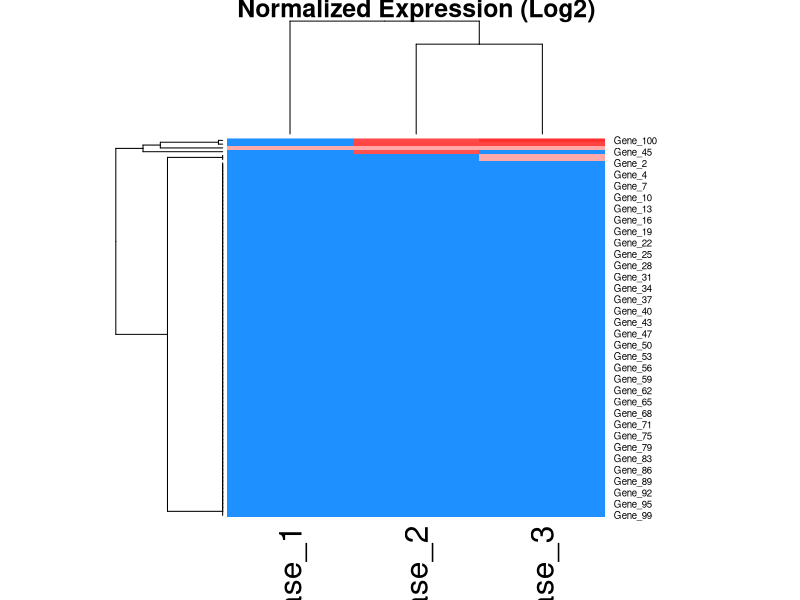

The R source for this figure:
# Generating data
set.seed(42)

sun <- sample(10:30, 1000, replace = T)
height <- 10 + 2*sun + rnorm(1000, sd = 10)

# 1. Average growth of plants that received more than 25 days of sunshine
mean_high_sun <- mean(height[sun > 25])
print(paste("Mean height (>25 sun):", mean_high_sun))

# 2. Average plant growth (15 to 25 sunny days)
mean_mid_sun <- mean(height[sun > 15 & sun < 25])
print(paste("Mean height (15 < sun < 25):", mean_mid_sun))


consensuses <- c("TGGCTATTTTCA", "CATTTACCAGTCGCTGCT", "GGCCCCGTCGAACTTAAA", 
                 "TGGCGCACCGGACAGTCCGGTGCACACCGGACAGTCCGGTG", "GTGTTTGGTT", "TCTCTTCAATGCCAT", 
                 "CGTCGCGCGACGAAGCGC", "CTCGGCCCGCTCC", "CACCGGACAGTCC", "CCGGACGGTCCGCG", 
                 "CGTTCGCGAGTGTCGC", "TCATCGTTACTATTCATCAT", "TGTGGGTACCTAA", 
                 "CGTGCTGTGTCGC", "TTATCTCATTAT", "GAGCCAACGGTCGG", "GGTCACTTAGACC", 
                 "CGGTCTATGTGACC", "CGTCGCGCGACGAAGCGC", "GTTATGCTATT", "GGTACAGGTTTGGG", 
                 "ACAAAAATCCAG", "ACAAAAATCCAG", "CGCGAACAACG", "ACCGGACAGTCCG", 
                 "TACACAGGGCTC", "GCGGAGGTCGT", "TACTCTGATTTT", "GGTCTAAGTGACC", 
                 "ATGGGTTTGGGCAA", "CTCAAGATGAGGA", "GGGGTCGGGCGAGG", "ATTTGCTTGCTAAG", 
                 "CTCGGGCGAGGCG", "GGTCTAAGTGACC", "CAAAGCAGCTAGCC", "GCCGAGGCCTCGGG", 
                 "GGCTCGTTAAGCT", "TTTTAAATACTA", "GGCTCGTTAAGCT", "TGCGAAGGCTGCC", 
                 "TTTTTAGCTCTT", "TTTTGTAAAACA", "CCATAACCGTACCC", "GAGGGTGCCTCGGGC", 
                 "CGCCTCGCCCGACCCC", "ATAATACTGCATA", "CGAGTCCGAGCCC", "CGGACCGTCCG", 
                 "CGGACCGTCCG", "CTCGCTCGAGGCC", "CGGACCGTCCG", "GATCAAGAGAAAGA", 
                 "AGATATAGAGGAT", "AGATAAGGGAGAAACCA", "ACCCGTATCCGA", "AAGGTCCAGTTCC", 
                 "TGGCGCACCGGACA", "CGGACAGTCCG", "CAACAAAGATGTC", "CCTTAGCAATTAA", 
                 "TTGGGGTCGAG", "GAGTCCGAGCCC", "GGTCTAAGTGACC", "TGTCGTGGCTGTCG", 
                 "CGGACCGTCCG", "ATATCCGAAATCTG", "GACTATTTGGAG", "GCACTCGGCAAAG", 
                 "GCACTCGGCAAAG", "GGGCGGCCGAGC", "GGGCGGCCGAGC", "GGGCGGCCGAGC", 
                 "TTGCTAAGGTT", "GGGCCTCGGGCGAG", "TCTCGTCTCGCCCGAG", "GGGCGGCCGAGC", 
                 "GGCCGGACGGTCC", "GGCCGGACGGTCC", "AACATTAAGTTATT", "GGCCGGACGGTCC", 
                 "AACATTAAGTTATT", "GCCGGACCGTCCG", "CTTTGCCGAGTGCC", "GCGGACCGTCCGG", 
                 "GGTGGCGGCGA", "GGGCTCGGACTC", "CAAGAAGATGA", "ATCTAGGGTTT", 
                 "GCTGAAGCCGAA", "ATCTAGGGTTT", "CGAGTCCGAGCCC", "CGAGTCCGAGCCC", 
                 "ATAGCTAATAGTTA", "GTTGGTTGCTAAA", "ATTTGCTTGCTAAG", "CAAATAAATCTT", 
                 "ATAAGACAAGAAC", "ACGACAAGAAG", "ATTTGCTTGCTAAG", "ATGCCAAATCTGG", 
                 "AGCTCGGCGCCAAG", "ACAGGGCTCAAGC", "GCACCCTCGGC", "CCGCGTCCTTC", 
                 "GCGGACCGTCCGG", "ACGACAAGAAG", "ACGACAAGAAG", "AATGATGAAGG", 
                 "CGCCTCGCCCGAG", "TTTGCCGAGTG", "TTTGTCGAGTGTC", "TTTGTCGAGTGTC", 
                 "GATTAAATAATC", "TCAATTGGTATCT", "TGCTCTCTATT", "GGTCTTAGTGACC", 
                 "CGGACGGTCCGGCC", "ACCAAACTGAA", "CTCAAGATGAGGA", "GGTCTTAGTGACC", 
                 "CGGACGGTCCGGCC", "CGTCGCGCGACGAAGCGC", "TTTAATTGCTAAG", "GCGGCATGCAACC", 
                 "CTTCTTGTAGT", "GGTCTAAGTGACC", "ACTGTCCGGTG", "GGTCACTTAGACC", 
                 "ACTGTCCGGTG", "CGGACTGTCCGC", "ATGAAACTAATGG", "ACTGTCCGGTG", 
                 "CTCAAGATGAGGA", "CGCGGACCGTCCG", "TCGGCCGCCCC", "CTTTGCCGAGTGCC", 
                 "CGGACCGTCCGC", "CTTTGCCGAGTGCC", "GCTCGGCCGCC", "ACATTAAAATTT", 
                 "GCTCAAAAGACT", "CTTCAGGAAAACT", "GCTCAAAAGACT", "CGGACCGTTCG", 
                 "CGGACCGTTCG", "GGGAGCTGCGAA", "GCGGACGGTCCG", "CCAACAGTCGCC", 
                 "GCTGATGCTGCCT", "AAATTCTCTCC", "CCGGACGGTCCGC", "AGTATGTTTTAG", 
                 "GTTGTGGCAATA", "CGGACGGTCCGCA", "ATGATGAATTTATA", "CTCCGCTTCGCCCGACCC", 
                 "CGGACCGTCCGCC", "CGGACCGTCCG", "TTTAATTGCTAAG", "TACCCGTATCCG", 
                 "AAAATGTCTAATAT", "CTCCGACGGCCACG", "CGGACGGTCCGC", "CTCCGACGGCCACGAC", 
                 "CGGACCATCCG", "GCCTCGGGCGAG", "GAGGTCGAGTCC", "GCAGGGGCGGC", 
                 "GCAGGGGCGGC", "GCGTGGGGCGGAGG", "CGGACAGTCCGCA", "TCCTCCTCTTGAG", 
                 "TGAGCAGCCAAT", "GCCCAGCCCGA", "CCCGGACGGTCC", "CCCAGCCGCCGGC", 
                 "CTCCGCTTCGCCCGACCC", "TCTCTATTATACAAGTAGCA", "GAAATTCGGTGT", 
                 "TTGCTAGCTAAGA", "GGTGAAGATGTTG", "TGGCGCACCGGACA", "TCGGGGCCGCGC", 
                 "TCGGGGCCGCGC", "GGACGGGCAGCCT", "CTCGGGCGAGGCG", "GAGCCGCCGGGG", 
                 "CCGGCCCGTTTAGCCCGCT", "TCTTATCTAA", "CGGACCGTCCGG", "TAGGAACGTCTTTTGA", 
                 "CTTCTTGTAGT", "GAGGCCGAGCCC", "GGCTCTTGTGGGT", "GAGGCCGAGCCC", 
                 "TTTGAAAATTT", "TGCCTAGGCGA", "CGAATACGGATA", "GGTCACTTAGACC")

# Search for elements with motifs:
grep("CATA", consensuses, value = T)
grep("TATA", consensuses, value = T)
grep("GATA", consensuses, value = T)
grep("ATATA", consensuses, value = T)







# Generating data
set.seed(42)
expr_matrix <- matrix(rpois(500, lambda = 10), nrow = 100, ncol = 5)
rownames(expr_matrix) <- paste0("Gene_", 1:100)
colnames(expr_matrix) <- c("Control_1", "Control_2", "Disease_1", "Disease_2", "Disease_3")

# 1. Calculating the mean for the control group 
control_mean <- rowMeans(expr_matrix[, 1:2])

# 2. Create normalized matrix 
normalized <- expr_matrix[, 3:5] / control_mean

# 3. Replace values less than 2 with 1 (filtration threshold)
normalized[normalized < 2] <- 1

# 4. Logarithm to base 2
normalized_log <- log2(normalized)

# 5. heatmap
my_colors <- colorRampPalette(c("dodgerblue", "white", "firebrick1"))(100)

heatmap(normalized_log, 
        scale = "none", 
        col = my_colors,
        main = "Normalized Expression (Log2)")
